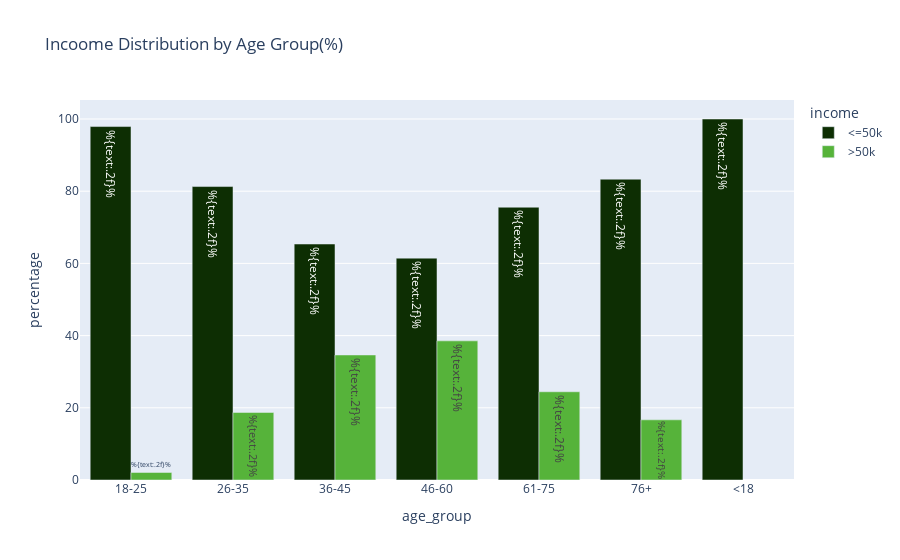

The code cell stored with this chart in its notebook:
### Code cell
fig = px.bar(
    adult_df_income_age,
    x = 'age_group',
    y = 'percentage',
    color = 'income',
    title='Incoome Distribution by Age Group(%)',
    barmode='group',
   color_discrete_sequence=['#0d2e03', '#56b33a'],
)
fig.update_traces(texttemplate = '%{text:.2f}%')
fig.show()
fig.write_image(os.path.join(result_dir, 'income_distribution_by_agegroupchart.jpg'))
fig.write_image(os.path.join(result_dir, 'income_distribution_pie_chart.png'))
fig.write_image(os.path.join(result_dir, 'income_distribution_pie_chart.html'))

### Figure 1 — Plotly figure (JSON) as saved in the notebook; plotly's stock layout.template omitted (floating-point values rounded to 4 significant figures)
{"data": [{"alignmentgroup": "True", "hovertemplate": "income=<=50k<br>age_group=%{x}<br>percentage=%{y}<extra></extra>", "legendgroup": "<=50k", "marker": {"color": "#0d2e03", "pattern": {"shape": ""}}, "name": "<=50k", "offsetgroup": "<=50k", "orientation": "v", "showlegend": true, "textposition": "auto", "texttemplate": "%{text:.2f}%", "type": "bar", "x": ["18-25", "26-35", "36-45", "46-60", "61-75", "76+", "<18"], "xaxis": "x", "y": [97.91, 81.28, 65.37, 61.46, 75.56, 83.33, 100.0], "yaxis": "y"}, {"alignmentgroup": "True", "hovertemplate": "income=>50k<br>age_group=%{x}<br>percentage=%{y}<extra></extra>", "legendgroup": ">50k", "marker": {"color": "#56b33a", "pattern": {"shape": ""}}, "name": ">50k", "offsetgroup": ">50k", "orientation": "v", "showlegend": true, "textposition": "auto", "texttemplate": "%{text:.2f}%", "type": "bar", "x": ["18-25", "26-35", "36-45", "46-60", "61-75", "76+"], "xaxis": "x", "y": [2.093, 18.72, 34.63, 38.54, 24.44, 16.67], "yaxis": "y"}], "layout": {"autosize": true, "barmode": "group", "legend": {"title": {"text": "income"}, "tracegroupgap": 0}, "title": {"text": "Incoome Distribution by Age Group(%)"}, "xaxis": {"anchor": "y", "autorange": true, "domain": [0, 1], "range": [-0.5, 6.5], "title": {"text": "age_group"}, "type": "category"}, "yaxis": {"anchor": "x", "autorange": true, "domain": [0, 1], "range": [0, 105.3], "title": {"text": "percentage"}, "type": "linear"}}}
